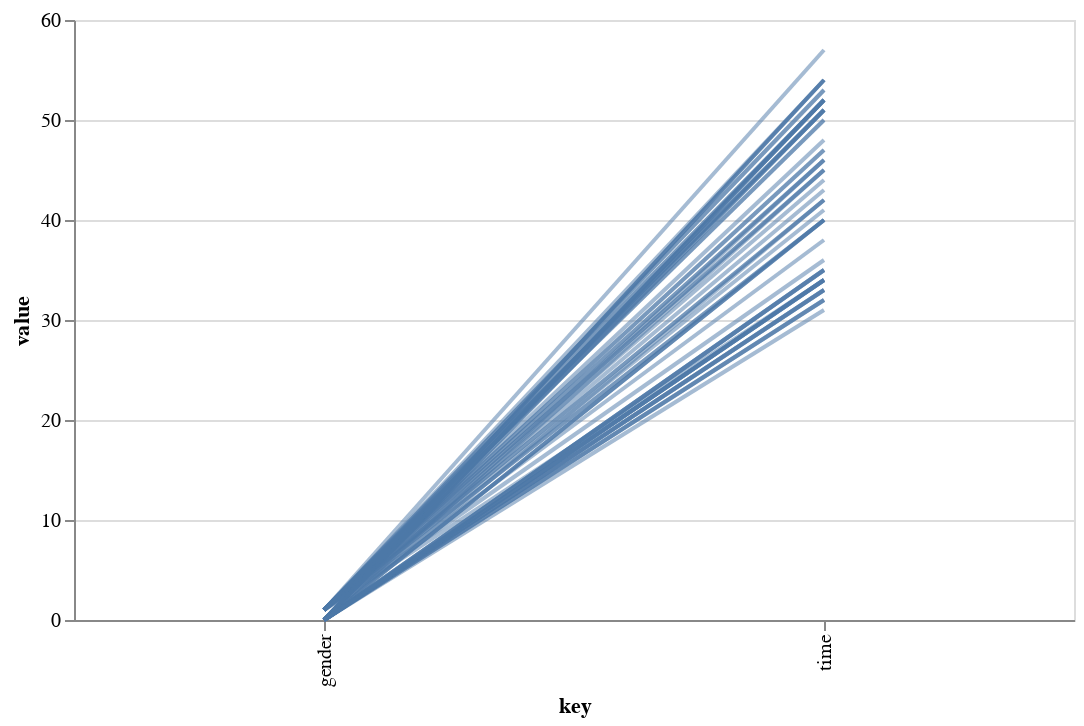

Write notebook code for a chart like this one.
### Code cell
# Parallel Coordinates
alt.Chart(data).transform_window(
    index='count()'
).transform_fold(
    ['time', 'gender']
).mark_line().encode(
    x='key:N',
    y='value:Q',
    detail='index:N',
    opacity=alt.value(0.5)
).properties(width=500)

### Figure 1 — Vega-Lite specification as saved in the notebook (floating-point values rounded to 4 significant figures)
{"config": {"view": {"continuousWidth": 400, "continuousHeight": 300}}, "data": {"name": "data-bfba8ba08a832720bd076298c5326526"}, "mark": "line", "encoding": {"detail": {"field": "index", "type": "nominal"}, "opacity": {"value": 0.5}, "x": {"field": "key", "type": "nominal"}, "y": {"field": "value", "type": "quantitative"}}, "transform": [{"window": [{"op": "count", "as": "index"}]}, {"fold": ["time", "gender"]}], "width": 500, "$schema": "https://vega.github.io/schema/vega-lite/v4.17.0.json", "datasets": {"data-bfba8ba08a832720bd076298c5326526": [{"time": 41, "gender": 1, "recode": 0}, {"time": 40, "gender": 0, "recode": 1}, {"time": 40, "gender": 1, "recode": 0}, {"time": 38, "gender": 1, "recode": 0}, {"time": 34, "gender": 1, "recode": 0}, {"time": 46, "gender": 0, "recode": 1}, {"time": 42, "gender": 1, "recode": 0}, {"time": 42, "gender": 1, "recode": 0}, {"time": 47, "gender": 1, "recode": 0}, {"time": 42, "gender": 0, "recode": 1}, {"time": 45, "gender": 1, "recode": 0}, {"time": 46, "gender": 1, "recode": 0}, {"time": 44, "gender": 1, "recode": 0}, {"time": 54, "gender": 0, "recode": 1}, {"time": 57, "gender": 1, "recode": 0}, {"time": 51, "gender": 1, "recode": 0}, {"time": 51, "gender": 0, "recode": 1}, {"time": 50, "gender": 1, "recode": 0}, {"time": 53, "gender": 1, "recode": 0}, {"time": 53, "gender": 1, "recode": 0}, {"time": 45, "gender": 0, "recode": 1}, {"time": 46, "gender": 1, "recode": 0}, {"time": 36, "gender": 1, "recode": 0}, {"time": 34, "gender": 0, "recode": 1}, {"time": 31, "gender": 0, "recode": 1}, {"time": 50, "gender": 1, "recode": 0}, {"time": 51, "gender": 0, "recode": 1}, {"time": 54, "gender": 0, "recode": 1}, {"time": 52, "gender": 0, "recode": 1}, {"time": 54, "gender": 0, "recode": 1}, {"time": 54, "gender": 1, "recode": 0}, {"time": 52, "gender": 1, "recode": 0}, {"time": 35, "gender": 0, "recode": 1}, {"time": 32, "gender": 0, "recode": 1}, {"time": 40, "gender": 0, "recode": 1}, {"time": 40, "gender": 1, "recode": 0}, {"time": 52, "gender": 1, "recode": 0}, {"time": 47, "gender": 1, "recode": 0}, {"time": 52, "gender": 0, "recode": 1}, {"time": 52, "gender": 0, "recode": 1}, {"time": 52, "gender": 0, "recode": 1}, {"time": 51, "gender": 1, "recode": 0}, {"time": 51, "gender": 1, "recode": 0}, {"time": 45, "gender": 1, "recode": 0}, {"time": 43, "gender": 1, "recode": 0}, {"time": 48, "gender": 1, "recode": 0}, {"time": 32, "gender": 0, "recode": 1}, {"time": 33, "gender": 0, "recode": 1}, {"time": 32, "gender": 0, "recode": 1}, {"time": 33, "gender": 0, "recode": 1}, {"time": 33, "gender": 0, "recode": 1}, {"time": 34, "gender": 0, "recode": 1}, {"time": 33, "gender": 0, "recode": 1}, {"time": 34, "gender": 0, "recode": 1}, {"time": 35, "gender": 0, "recode": 1}, {"time": 35, "gender": 0, "recode": 1}, {"time": 35, "gender": 0, "recode": 1}, {"time": 34, "gender": 0, "recode": 1}, {"time": 34, "gender": 0, "recode": 1}, {"time": 40, "gender": 0, "recode": 1}]}}
